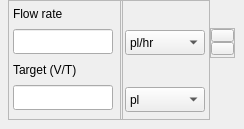
              <widget class="QWidget" name="Param1">
               <attribute name="title">
                <string>Param1</string>
               </attribute>
               <widget class="QFrame" name="frame_10">
                <property name="geometry">
                 <rect>
                  <x>210</x>
                  <y>28</y>
                  <width>25</width>
                  <height>30</height>
                 </rect>
                </property>
                <property name="minimumSize">
                 <size>
                  <width>20</width>
                  <height>30</height>
                 </size>
                </property>
                <property name="maximumSize">
                 <size>
                  <width>25</width>
                  <height>30</height>
                 </size>
                </property>
                <property name="frameShape">
                 <enum>QFrame::StyledPanel</enum>
                </property>
                <property name="frameShadow">
                 <enum>QFrame::Raised</enum>
                </property>
                <layout class="QGridLayout" name="gridLayout_19">
                 <property name="leftMargin">
                  <number>0</number>
                 </property>
                 <property name="topMargin">
                  <number>0</number>
                 </property>
                 <property name="rightMargin">
                  <number>0</number>
                 </property>
                 <property name="bottomMargin">
                  <number>0</number>
                 </property>
                 <property name="verticalSpacing">
                  <number>0</number>
                 </property>
                 <item row="0" column="0">
                  <widget class="QPushButton" name="flow_upper_button_1">
                   <property name="minimumSize">
                    <size>
                     <width>0</width>
                     <height>13</height>
                    </size>
                   </property>
                   <property name="maximumSize">
                    <size>
                     <width>30</width>
                     <height>13</height>
                    </size>
                   </property>
                   <property name="text">
                    <string/>
                   </property>
                   <property name="icon">
                    <iconset>
                     <activeon>:/limit_button/upper_limit_icon.png</activeon>
                    </iconset>
                   </property>
                   <property name="iconSize">
                    <size>
                     <width>12</width>
                     <height>20</height>
                    </size>
                   </property>
                   <property name="autoDefault">
                    <bool>false</bool>
                   </property>
                   <property name="flat">
                    <bool>false</bool>
                   </property>
                  </widget>
                 </item>
                 <item row="1" column="0">
                  <widget class="QPushButton" name="flow_lower_button_1">
                   <property name="minimumSize">
                    <size>
                     <width>0</width>
                     <height>13</height>
                    </size>
                   </property>
                   <property name="maximumSize">
                    <size>
                     <width>30</width>
                     <height>13</height>
                    </size>
                   </property>
                   <property name="sizeIncrement">
                    <size>
                     <width>0</width>
                     <height>0</height>
                    </size>
                   </property>
                   <property name="text">
                    <string/>
                   </property>
                   <property name="icon">
                    <iconset>
                     <activeon>:/limit_button/lower_limit_icon.png</activeon>
                    </iconset>
                   </property>
                   <property name="iconSize">
                    <size>
                     <width>12</width>
                     <height>20</height>
                    </size>
                   </property>
                  </widget>
                 </item>
                </layout>
               </widget>
               <widget class="QFrame" name="frame_11">
                <property name="geometry">
                 <rect>
                  <x>8</x>
                  <y>0</y>
                  <width>115</width>
                  <height>120</height>
                 </rect>
                </property>
                <property name="minimumSize">
                 <size>
                  <width>115</width>
                  <height>120</height>
                 </size>
                </property>
                <property name="maximumSize">
                 <size>
                  <width>115</width>
                  <height>120</height>
                 </size>
                </property>
                <property name="frameShape">
                 <enum>QFrame::StyledPanel</enum>
                </property>
                <property name="frameShadow">
                 <enum>QFrame::Raised</enum>
                </property>
                <widget class="QLabel" name="label_12">
                 <property name="geometry">
                  <rect>
                   <x>5</x>
                   <y>57</y>
                   <width>83</width>
                   <height>25</height>
                  </rect>
                 </property>
                 <property name="minimumSize">
                  <size>
                   <width>0</width>
                   <height>25</height>
                  </size>
                 </property>
                 <property name="maximumSize">
                  <size>
                   <width>16777215</width>
                   <height>25</height>
                  </size>
                 </property>
                 <property name="text">
                  <string>Target (V/T)</string>
                 </property>
                </widget>
                <widget class="QLabel" name="label_13">
                 <property name="geometry">
                  <rect>
                   <x>5</x>
                   <y>1</y>
                   <width>67</width>
                   <height>25</height>
                  </rect>
                 </property>
                 <property name="minimumSize">
                  <size>
                   <width>0</width>
                   <height>25</height>
                  </size>
                 </property>
                 <property name="maximumSize">
                  <size>
                   <width>16777215</width>
                   <height>25</height>
                  </size>
                 </property>
                 <property name="text">
                  <string>Flow rate</string>
                 </property>
                </widget>
                <widget class="QLineEdit" name="param_target_1">
                 <property name="geometry">
                  <rect>
                   <x>5</x>
                   <y>85</y>
                   <width>100</width>
                   <height>25</height>
                  </rect>
                 </property>
                 <property name="minimumSize">
                  <size>
                   <width>100</width>
                   <height>25</height>
                  </size>
                 </property>
                 <property name="maximumSize">
                  <size>
                   <width>110</width>
                   <height>25</height>
                  </size>
                 </property>
                </widget>
                <widget class="QLineEdit" name="param_flowRate_1">
                 <property name="geometry">
                  <rect>
                   <x>5</x>
                   <y>29</y>
                   <width>100</width>
                   <height>25</height>
                  </rect>
                 </property>
                 <property name="minimumSize">
                  <size>
                   <width>100</width>
                   <height>25</height>
                  </size>
                 </property>
                 <property name="maximumSize">
                  <size>
                   <width>110</width>
                   <height>25</height>
                  </size>
                 </property>
                 <property name="font">
                  <font>
                   <family>Open Sans Medium</family>
                   <pointsize>9</pointsize>
                   <weight>7</weight>
                   <italic>false</italic>
                   <bold>false</bold>
                  </font>
                 </property>
                </widget>
               </widget>
               <widget class="QFrame" name="frame_12">
                <property name="geometry">
                 <rect>
                  <x>120</x>
                  <y>0</y>
                  <width>90</width>
                  <height>120</height>
                 </rect>
                </property>
                <property name="minimumSize">
                 <size>
                  <width>90</width>
                  <height>120</height>
                 </size>
                </property>
                <property name="maximumSize">
                 <size>
                  <width>90</width>
                  <height>120</height>
                 </size>
                </property>
                <property name="frameShape">
                 <enum>QFrame::StyledPanel</enum>
                </property>
                <property name="frameShadow">
                 <enum>QFrame::Raised</enum>
                </property>
                <layout class="QGridLayout" name="gridLayout_13">
                 <property name="leftMargin">
                  <number>0</number>
                 </property>
                 <property name="topMargin">
                  <number>0</number>
                 </property>
                 <property name="rightMargin">
                  <number>0</number>
                 </property>
                 <property name="verticalSpacing">
                  <number>5</number>
                 </property>
                 <item row="0" column="0">
                  <widget class="QLabel" name="label_14">
                   <property name="minimumSize">
                    <size>
                     <width>0</width>
                     <height>25</height>
                    </size>
                   </property>
                   <property name="maximumSize">
                    <size>
                     <width>20</width>
                     <height>25</height>
                    </size>
                   </property>
                   <property name="text">
                    <string/>
                   </property>
                  </widget>
                 </item>
                 <item row="1" column="0">
                  <widget class="QComboBox" name="comboBox_unit_frate_1">
                   <property name="minimumSize">
                    <size>
                     <width>80</width>
                     <height>25</height>
                    </size>
                   </property>
                   <property name="maximumSize">
                    <size>
                     <width>80</width>
                     <height>25</height>
                    </size>
                   </property>
                   <item>
                    <property name="text">
                     <string>pl/hr</string>
                    </property>
                   </item>
                   <item>
                    <property name="text">
                     <string>nl/hr</string>
                    </property>
                   </item>
                   <item>
                    <property name="text">
                     <string>ul/hr</string>
                    </property>
                   </item>
                   <item>
                    <property name="text">
                     <string>ml/hr</string>
                    </property>
                   </item>
                   <item>
                    <property name="text">
                     <string>pl/min</string>
                    </property>
                   </item>
                   <item>
                    <property name="text">
                     <string>nl/min</string>
                    </property>
                   </item>
                   <item>
                    <property name="text">
                     <string>ul/min</string>
                    </property>
                   </item>
                   <item>
                    <property name="text">
                     <string>ml/min</string>
                    </property>
                   </item>
                   <item>
                    <property name="text">
                     <string>pl/s</string>
                    </property>
                   </item>
                   <item>
                    <property name="text">
                     <string>nl/s</string>
                    </property>
                   </item>
                   <item>
                    <property name="text">
                     <string>ul/s</string>
                    </property>
                   </item>
                   <item>
                    <property name="text">
                     <string>ml/s</string>
                    </property>
                   </item>
                  </widget>
                 </item>
                 <item row="4" column="0">
                  <widget class="QComboBox" name="comboBox_unit_target_1">
                   <property name="minimumSize">
                    <size>
                     <width>80</width>
                     <height>25</height>
                    </size>
                   </property>
                   <property name="maximumSize">
                    <size>
                     <width>80</width>
                     <height>25</height>
                    </size>
                   </property>
                   <item>
                    <property name="text">
                     <string>pl</string>
                    </property>
                   </item>
                   <item>
                    <property name="text">
                     <string>nl</string>
                    </property>
                   </item>
                   <item>
                    <property name="text">
                     <string>ul</string>
                    </property>
                   </item>
                   <item>
                    <property name="text">
                     <string>ml</string>
                    </property>
                   </item>
                   <item>
                    <property name="text">
                     <string>Secs</string>
                    </property>
                   </item>
                   <item>
                    <property name="text">
                     <string>h:m:s</string>
                    </property>
                   </item>
                  </widget>
                 </item>
                 <item row="2" column="0">
                  <widget class="QLabel" name="label_15">
                   <property name="minimumSize">
                    <size>
                     <width>0</width>
                     <height>25</height>
                    </size>
                   </property>
                   <property name="maximumSize">
                    <size>
                     <width>20</width>
                     <height>25</height>
                    </size>
                   </property>
                   <property name="text">
                    <string/>
                   </property>
                  </widget>
                 </item>
                </layout>
               </widget>
              </widget>
